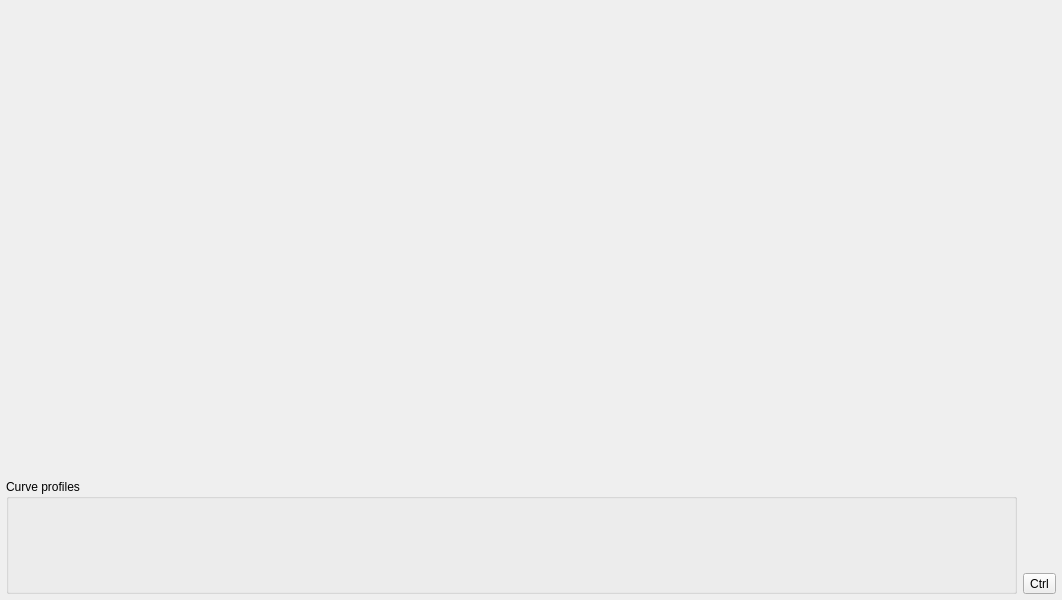
<?xml version="1.0" encoding="UTF-8"?>
<ui version="4.0">
 <class>AxesCurvesConfig</class>
 <widget class="QWidget" name="AxesCurvesConfig">
  <property name="geometry">
   <rect>
    <x>0</x>
    <y>0</y>
    <width>1062</width>
    <height>600</height>
   </rect>
  </property>
  <property name="windowTitle">
   <string notr="true">Form</string>
  </property>
  <layout class="QGridLayout" name="gridLayout" rowstretch="4,1" columnstretch="1,0">
   <property name="leftMargin">
    <number>6</number>
   </property>
   <property name="topMargin">
    <number>6</number>
   </property>
   <property name="rightMargin">
    <number>6</number>
   </property>
   <property name="bottomMargin">
    <number>6</number>
   </property>
   <property name="verticalSpacing">
    <number>12</number>
   </property>
   <item row="1" column="0">
    <widget class="QGroupBox" name="groupBox_Profiles">
     <property name="title">
      <string>Curve profiles</string>
     </property>
     <layout class="QHBoxLayout" name="layoutH_Profiles">
      <property name="leftMargin">
       <number>6</number>
      </property>
      <property name="topMargin">
       <number>6</number>
      </property>
      <property name="rightMargin">
       <number>6</number>
      </property>
      <property name="bottomMargin">
       <number>6</number>
      </property>
     </layout>
    </widget>
   </item>
   <item row="1" column="1">
    <layout class="QVBoxLayout" name="layoutV_Help">
     <property name="bottomMargin">
      <number>0</number>
     </property>
     <item>
      <widget class="InfoLabel" name="info">
       <property name="sizePolicy">
        <sizepolicy hsizetype="Preferred" vsizetype="Preferred">
         <horstretch>0</horstretch>
         <verstretch>0</verstretch>
        </sizepolicy>
       </property>
       <property name="minimumSize">
        <size>
         <width>0</width>
         <height>0</height>
        </size>
       </property>
       <property name="maximumSize">
        <size>
         <width>999</width>
         <height>999</height>
        </size>
       </property>
       <property name="toolTip">
        <string>&lt;html&gt;&lt;head/&gt;&lt;body&gt;&lt;p&gt;Curve profiles are saved in the application configuration.&lt;/p&gt;&lt;p&gt;&lt;span style=&quot; font-size:10pt; font-weight:600;&quot;&gt;Set &lt;/span&gt;&lt;span style=&quot; font-weight:600;&quot;&gt;-&lt;/span&gt; sets profile to the current value of the curve.&lt;/p&gt;&lt;p&gt;&lt;img src=&quot;:/Images/icons/lucide/rotate-ccw.svg&quot; height=&quot;16&quot;/&gt; - resets profile value.&lt;/p&gt;&lt;p&gt;Use &lt;span style=&quot; font-weight:600;&quot;&gt;CTRL&lt;/span&gt; for multiple selection.&lt;/p&gt;&lt;p&gt;You can &lt;span style=&quot; font-weight:600;&quot;&gt;drag&lt;/span&gt; curves with the &lt;span style=&quot; font-weight:600;&quot;&gt;mouse.&lt;/span&gt;&lt;/p&gt;&lt;/body&gt;&lt;/html&gt;</string>
       </property>
       <property name="alignment">
        <set>Qt::AlignBottom|Qt::AlignHCenter</set>
       </property>
      </widget>
     </item>
     <item>
      <widget class="QToolButton" name="toolButton_Ctrl">
       <property name="sizePolicy">
        <sizepolicy hsizetype="Fixed" vsizetype="Fixed">
         <horstretch>0</horstretch>
         <verstretch>0</verstretch>
        </sizepolicy>
       </property>
       <property name="toolTip">
        <string>Multi-select mode&#10;&#10;Toggles multi-select (same as holding Ctrl on the curve list).</string>
       </property>
       <property name="text">
        <string notr="true">Ctrl</string>
       </property>
       <property name="checkable">
        <bool>true</bool>
       </property>
      </widget>
     </item>
    </layout>
   </item>
   <item row="0" column="0" colspan="2">
    <widget class="AxesCurves" name="widget_AxesCurves" native="true"/>
   </item>
  </layout>
 </widget>
 <customwidgets>
  <customwidget>
   <class>AxesCurves</class>
   <extends>QWidget</extends>
   <header>axescurves.h</header>
   <container>1</container>
  </customwidget>
  <customwidget>
   <class>InfoLabel</class>
   <extends>QLabel</extends>
   <header>infolabel.h</header>
  </customwidget>
 </customwidgets>
 <resources/>
 <connections/>
</ui>
